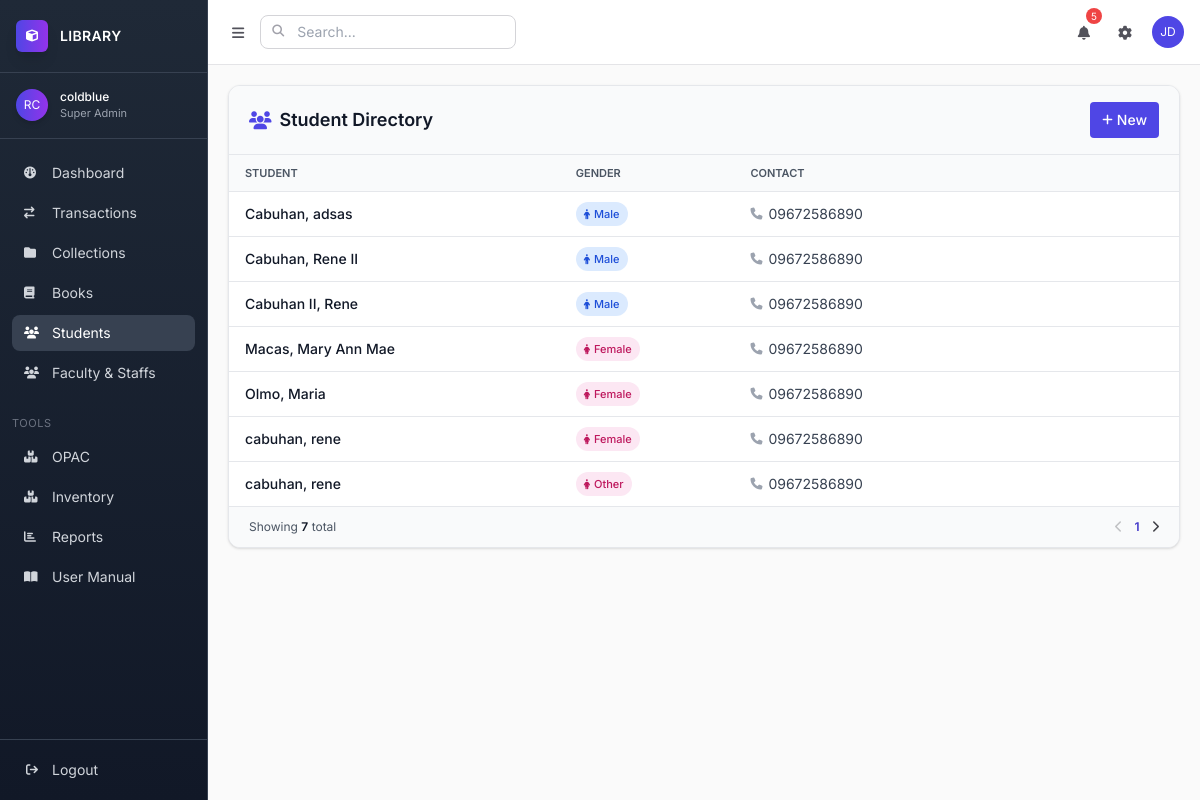
/library/students/ (signed in), run on the app's committed database.
### apps/app1/models.py (models this page shows, shortened)
class Student(models.Model):
    folder = models.ForeignKey(Folder, on_delete=models.SET_NULL, null=True, blank=True, related_name="students")
    last_name = models.CharField(max_length=150)
    first_name = models.CharField(max_length=150)
    middle_name = models.CharField(max_length=150, blank=True, null=True)
    mobile_number = models.CharField(max_length=20, blank=True, null=True)
    GENDER_CHOICES = [
        ('M', 'Male'),
        ('F', 'Female'),
        ('O', 'Other'),
    ]
    gender = models.CharField(max_length=1, choices=GENDER_CHOICES)

### apps/app1/views.py (the view)
# urls.py: path("students/", views.student_list, name="student_list"),
@login_required
def student_list(request):
    students = Student.objects.all().order_by("last_name")
    return render(request, "app1/student/student_list.html", {"students": students})

### templates/app1/student/student_list.html (shortened to what this page needs)
{% extends "base.html" %} {% block title %}Students{% endblock %} {% block content %}
<div class="bg-white rounded-xl shadow border border-gray-200 overflow-hidden">
	<div class="px-5 py-4 border-b border-gray-200 bg-gray-50 flex justify-between items-center">
		<h2 class="text-lg font-semibold text-gray-900 flex items-center gap-2">
			<i class="fas fa-users text-accent-500"></i>
			Student Directory
		</h2>
		<div class="ml-auto">
			<a href="{% url 'student_create' %}" class="px-3 py-2 bg-accent-500 text-white text-sm font-medium rounded hover:bg-accent-600 flex items-center gap-1"> <i class="fas fa-plus text-xs"></i> New </a>
		</div>
	</div>
	{% if students %}
	<div class="overflow-x-auto">
		<table class="w-full text-sm">
			<thead class="bg-gray-50 border-b border-gray-200">
				<tr>
					<th class="px-4 py-2 text-left font-semibold text-gray-600 uppercase text-[11px]">Student</th>
					<th class="px-4 py-2 text-left font-semibold text-gray-600 uppercase text-[11px]">Gender</th>
					<th class="px-4 py-2 text-left font-semibold text-gray-600 uppercase text-[11px]">Contact</th>
					<th class="px-4 py-2"></th>
				</tr>
			</thead>
			<tbody class="divide-y divide-gray-200">
				{% for s in students %}
				<tr class="hover:bg-gray-50 transition-colors duration-150 group">
					<td class="px-4 py-2">
						<div class="flex items-center gap-2">
							<div>
								<a href="{% url 'student_detail' s.id %}" class="font-medium text-gray-900 hover:text-accent-600 truncate"> {{ s.last_name }}, {{ s.first_name }} </a>
							</div>
						</div>
					</td>
					<td class="px-4 py-2">
						<span class="inline-flex items-center px-2 py-0.5 rounded-full text-[11px] font-medium {% if s.gender == 'M' %}bg-blue-100 text-blue-700{% else %}bg-pink-100 text-pink-700{% endif %}">
							<i class="fas {% if s.gender == 'M' %}fa-male{% else %}fa-female{% endif %} mr-1 text-[10px]"></i>
							{{ s.get_gender_display }}
						</span>
					</td>
					<td class="px-4 py-2">
						<div class="flex items-center text-gray-700 text-sm">
							<i class="fas fa-phone mr-1.5 text-gray-400 text-xs"></i>
							{{ s.mobile_number }}
						</div>
					</td>
				</tr>
				{% endfor %}
			</tbody>
		</table>
	</div>
	<div class="px-5 py-3 border-t border-gray-200 bg-gray-50 text-xs flex items-center justify-between">
		<span class="text-gray-600">Showing <span class="font-semibold text-gray-900">{{ students|length }}</span> total</span>
		<div class="flex items-center gap-3">
			<button class="hover:text-accent-600 disabled:opacity-30" disabled>
				<i class="fas fa-chevron-left text-xs"></i>
			</button>
			<span class="text-accent-600 font-semibold">1</span>
			<button class="hover:text-accent-600">
				<i class="fas fa-chevron-right text-xs"></i>
			</button>
		</div>
	</div>
	{% endif %}
</div>
{% endblock %}

### templates/base.html (shortened to what this page needs)
{% load static %} {% load custom_filters %}
<!DOCTYPE html>
<html lang="en">
	<head>
		<script src="https://cdn.tailwindcss.com"></script>
		<link rel="stylesheet" href="https://cdnjs.cloudflare.com/ajax/libs/font-awesome/6.4.0/css/all.min.css" />
		<link href="https://cdn.jsdelivr.net/npm/select2@4.1.0/dist/css/select2.min.css" rel="stylesheet" />
	</head>
	<body class="bg-soft-50 text-soft-700">
		<div class="flex h-screen overflow-hidden">
			<aside class="thin-sidebar w-16 lg:w-52 dark-sidebar border-r border-gray-700 flex flex-col">
				<div class="px-4 py-5 border-b border-gray-700">
					<div class="flex items-center space-x-2 lg:space-x-3">
						<div class="w-8 h-8 rounded-md bg-gradient-to-r from-accent-500 to-purple-600 flex items-center justify-center text-white text-xs shadow-lg">
							<i class="fa-solid fa-cube"></i>
						</div>
						<span class="hidden lg:block text-sm tracking-wide font-semibold text-white"> LIBRARY </span>
					</div>
				</div>
				<div class="px-4 py-4 border-b border-gray-700 flex items-center space-x-3">
					<div class="h-8 w-8 rounded-full bg-gradient-to-r from-accent-500 to-purple-600 text-white flex items-center justify-center text-xs shadow-md">RC</div>
					<div class="hidden lg:block">
						<p class="text-xs font-medium text-white">{{ request.user.get_full_name|default:request.user.username }}</p>
						<p class="text-[11px] text-gray-400">{{ request.user.role|default:"Super Admin" }}</p>
					</div>
				</div>
				<nav class="flex-1 overflow-y-auto slim-scrollbar py-4">
					<ul class="space-y-1 px-3 text-sm">
						<li>
							<a href="{% url 'dashboard' %}" class="flex items-center px-3 py-2 rounded-lg hover:bg-gray-700 transition-all duration-200 {% if request.resolver_match.url_name == 'dashboard' %} bg-gray-700 text-white {% else %} text-gray-300 {% endif %}">
								<i class="fa-solid fa-gauge text-xs w-4"></i>
								<span class="hidden lg:block ml-3">Dashboard</span>
							</a>
						</li>
						<li>
							<a href="{% url 'transaction_list' %}" class="flex items-center px-3 py-2 rounded-lg hover:bg-gray-700 transition-all duration-200 {% if request.resolver_match.url_name == 'transaction_list' %} bg-gray-700 text-white {% else %} text-gray-300 {% endif %}">
								<i class="fa-solid fa-arrow-right-arrow-left text-xs w-4"></i>
								<span class="hidden lg:block ml-3">Transactions</span>
							</a>
						</li>
						<li>
							<a href="{% url 'collection_list' %}" class="flex items-center px-3 py-2 rounded-lg hover:bg-gray-700 transition-all duration-200 {% if request.resolver_match.url_name == 'collection_list' %} bg-gray-700 text-white {% else %} text-gray-300 {% endif %}">
								<i class="fa-solid fa-folder text-xs w-4"></i>
								<span class="hidden lg:block ml-3">Collections</span>
							</a>
						</li>
						<li>
							<a href="{% url 'book_list' %}" class="flex items-center px-3 py-2 rounded-lg hover:bg-gray-700 transition-all duration-200 {% if request.resolver_match.url_name == 'book_list' %} bg-gray-700 text-white {% else %} text-gray-300 {% endif %}">
								<i class="fa-solid fa-book text-xs w-4"></i>
								<span class="hidden lg:block ml-3">Books</span>
							</a>
						</li>
						<li>
							<a href="{% url 'library_students' %}" class="flex items-center px-3 py-2 rounded-lg hover:bg-gray-700 transition-all duration-200 {% if request.resolver_match.url_name == 'library_students' %} bg-gray-700 text-white {% else %} text-gray-300 {% endif %}">
								<i class="fa-solid fa-users text-xs w-4"></i>
								<span class="hidden lg:block ml-3">Students</span>
							</a>
						</li>
						<li>
							<a href="{% url 'library_students' %}" class="flex items-center px-3 py-2 rounded-lg hover:bg-gray-700 transition-all duration-200 {% if request.resolver_match.url_name == 'staffs' %} bg-gray-700 text-white {% else %} text-gray-300 {% endif %}">
								<i class="fa-solid fa-users text-xs w-4"></i>
								<span class="hidden lg:block ml-3">Faculty & Staffs</span>
							</a>
						</li>
					</ul>
					<div class="hidden lg:block px-3 mt-6 mb-2 text-[11px] uppercase text-gray-500 tracking-wider">Tools</div>
					<ul class="space-y-1 px-3 text-sm">
						<li>
							<a href="{% url 'opac' %}" class="flex items-center px-3 py-2 rounded-lg hover:bg-gray-700 text-gray-300 transition-all duration-200">
								<i class="fa-solid fa-boxes text-xs w-4"></i>
								<span class="hidden lg:block ml-3">OPAC</span>
							</a>
						</li>
						<li>
							<a href="#" class="flex items-center px-3 py-2 rounded-lg hover:bg-gray-700 text-gray-300 transition-all duration-200">
								<i class="fa-solid fa-boxes text-xs w-4"></i>
								<span class="hidden lg:block ml-3">Inventory</span>
							</a>
						</li>
						<li>
							<a href="#" class="flex items-center px-3 py-2 rounded-lg hover:bg-gray-700 text-gray-300 transition-all duration-200">
								<i class="fa-solid fa-chart-bar text-xs w-4"></i>
								<span class="hidden lg:block ml-3">Reports</span>
							</a>
						</li>
						<li>
							<a href="{% url 'manual' %}" class="flex items-center px-3 py-2 rounded-lg hover:bg-gray-700 text-gray-300 transition-all duration-200 {% if request.resolver_match.url_name == 'manual' %} bg-gray-700 text-white {% else %} text-gray-300 {% endif %}">
								<i class="fa-solid fa-book-open text-xs w-4"></i>
								<span class="hidden lg:block ml-3">User Manual</span>
							</a>
						</li>
					</ul>
				</nav>
				<div class="border-t border-gray-700 p-3">
					{% if user.is_authenticated %}
					<form method="POST" action="{% url 'logout' %}">
						<button class="flex items-center w-full px-3 py-2 text-sm rounded-lg hover:bg-gray-700 text-gray-300 transition-all duration-200" type="submit">
							<i class="fa-solid fa-arrow-right-from-bracket text-xs w-4"></i>
							<span class="hidden lg:block ml-3">Logout</span>
						</button>
					</form>
					{% endif %}
				</div>
			</aside>
			<div class="flex-1 flex flex-col overflow-hidden">
				<header class="bg-white border-b border-soft-200 px-4 py-3 flex items-center justify-between">
					<div class="flex items-center space-x-2">
						<button id="sidebarToggle" class="p-2 rounded-md hover:bg-soft-100 text-soft-600">
							<i class="fa-solid fa-bars text-sm"></i>
						</button>
						<div class="relative">
							<i class="fa-solid fa-search absolute left-3 top-2 text-soft-400 text-xs"></i>
							<input type="text" placeholder="Search..." class="pl-9 pr-3 py-1.5 text-sm border border-soft-300 rounded-lg focus:ring-accent-500 focus:border-accent-500 w-48 lg:w-64" />
						</div>
					</div>
					<div class="flex items-center space-x-3">
						<button class="relative p-2 rounded-md hover:bg-soft-100 text-soft-600">
							<i class="fa-solid fa-bell text-sm"></i>
							<span class="absolute -top-1 -right-1 bg-red-500 text-white text-[10px] h-4 w-4 rounded-full flex items-center justify-center">5</span>
						</button>
						<button class="p-2 rounded-md hover:bg-soft-100 text-soft-600">
							<i class="fa-solid fa-gear text-sm"></i>
						</button>
						<div class="h-8 w-8 rounded-full bg-accent-500 text-white flex items-center justify-center text-xs">JD</div>
					</div>
				</header>
				<main class="flex-1 overflow-y-auto slim-scrollbar p-5 bg-soft-50">
					{% block content %}{% endblock %}
				</main>
			</div>
		</div>
	</body>
</html>

### templates/base.html (style rules this page uses)
* { font-family: "Inter", sans-serif; }
.thin-sidebar { transition: all 0.2s ease; }
.dark-sidebar { background: linear-gradient(180deg, #1f2937 0%, #111827 100%); }

### data on the page
Student: last_name "Cabuhan", first_name "adsas", gender "Male", mobile_number "09672586890"
Student: last_name "Cabuhan", first_name "Rene II", gender "Male", mobile_number "09672586890"
Student: last_name "Cabuhan II", first_name "Rene", gender "Male", mobile_number "09672586890"
Student: last_name "Macas", first_name "Mary Ann Mae", gender "Female", mobile_number "09672586890"
Student: last_name "Olmo", first_name "Maria", gender "Female", mobile_number "09672586890"
Student: last_name "cabuhan", first_name "rene", gender "Female", mobile_number "09672586890"
Student: last_name "cabuhan", first_name "rene", gender "Other", mobile_number "09672586890"

### other printed values
{{ request.user.get_full_name|default:request.user.username }} "coldblue"
{{ request.user.role|default:"Super Admin" }} "Super Admin"
{{ students|length }} "7"
